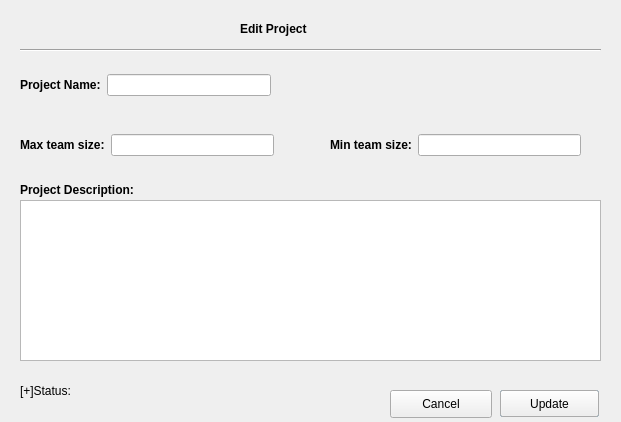
<?xml version="1.0" encoding="UTF-8"?>
<ui version="4.0">
 <class>EditProjectView</class>
 <widget class="QDialog" name="EditProjectView">
  <property name="geometry">
   <rect>
    <x>0</x>
    <y>0</y>
    <width>621</width>
    <height>422</height>
   </rect>
  </property>
  <property name="windowTitle">
   <string>Dialog</string>
  </property>
  <widget class="QLabel" name="label_6">
   <property name="geometry">
    <rect>
     <x>20</x>
     <y>180</y>
     <width>171</width>
     <height>20</height>
    </rect>
   </property>
   <property name="font">
    <font>
     <weight>75</weight>
     <bold>true</bold>
    </font>
   </property>
   <property name="text">
    <string>Project Description:</string>
   </property>
  </widget>
  <widget class="QPushButton" name="createBtn">
   <property name="geometry">
    <rect>
     <x>500</x>
     <y>390</y>
     <width>99</width>
     <height>27</height>
    </rect>
   </property>
   <property name="text">
    <string>Create</string>
   </property>
  </widget>
  <widget class="QWidget" name="layoutWidget_2">
   <property name="geometry">
    <rect>
     <x>20</x>
     <y>130</y>
     <width>254</width>
     <height>30</height>
    </rect>
   </property>
   <layout class="QHBoxLayout" name="horizontalLayout_3">
    <item>
     <widget class="QLabel" name="label">
      <property name="font">
       <font>
        <weight>75</weight>
        <bold>true</bold>
       </font>
      </property>
      <property name="text">
       <string>Max team size:</string>
      </property>
     </widget>
    </item>
    <item>
     <widget class="QLineEdit" name="maxTeamSizeLE"/>
    </item>
   </layout>
  </widget>
  <widget class="QWidget" name="layoutWidget_3">
   <property name="geometry">
    <rect>
     <x>330</x>
     <y>130</y>
     <width>251</width>
     <height>30</height>
    </rect>
   </property>
   <layout class="QHBoxLayout" name="horizontalLayout_4">
    <item>
     <widget class="QLabel" name="label_4">
      <property name="font">
       <font>
        <weight>75</weight>
        <bold>true</bold>
       </font>
      </property>
      <property name="text">
       <string>Min team size:</string>
      </property>
     </widget>
    </item>
    <item>
     <widget class="QLineEdit" name="minTeamSizeLE"/>
    </item>
   </layout>
  </widget>
  <widget class="Line" name="line">
   <property name="geometry">
    <rect>
     <x>20</x>
     <y>40</y>
     <width>581</width>
     <height>20</height>
    </rect>
   </property>
   <property name="orientation">
    <enum>Qt::Horizontal</enum>
   </property>
  </widget>
  <widget class="QPlainTextEdit" name="projectDescription">
   <property name="geometry">
    <rect>
     <x>20</x>
     <y>200</y>
     <width>581</width>
     <height>161</height>
    </rect>
   </property>
  </widget>
  <widget class="QPushButton" name="updateBtn">
   <property name="geometry">
    <rect>
     <x>500</x>
     <y>390</y>
     <width>99</width>
     <height>27</height>
    </rect>
   </property>
   <property name="text">
    <string>Update</string>
   </property>
  </widget>
  <widget class="QWidget" name="layoutWidget_4">
   <property name="geometry">
    <rect>
     <x>20</x>
     <y>70</y>
     <width>251</width>
     <height>30</height>
    </rect>
   </property>
   <layout class="QHBoxLayout" name="horizontalLayout_2">
    <item>
     <widget class="QLabel" name="label_3">
      <property name="font">
       <font>
        <weight>75</weight>
        <bold>true</bold>
       </font>
      </property>
      <property name="text">
       <string>Project Name:</string>
      </property>
     </widget>
    </item>
    <item>
     <widget class="QLineEdit" name="projectNameLE"/>
    </item>
   </layout>
  </widget>
  <widget class="QLabel" name="dialogTitleLbl">
   <property name="geometry">
    <rect>
     <x>240</x>
     <y>20</y>
     <width>101</width>
     <height>17</height>
    </rect>
   </property>
   <property name="font">
    <font>
     <weight>75</weight>
     <bold>true</bold>
    </font>
   </property>
   <property name="text">
    <string>Edit Project</string>
   </property>
  </widget>
  <widget class="QPushButton" name="cancelButton">
   <property name="geometry">
    <rect>
     <x>390</x>
     <y>390</y>
     <width>102</width>
     <height>28</height>
    </rect>
   </property>
   <property name="text">
    <string>Cancel</string>
   </property>
  </widget>
  <widget class="QLabel" name="statusLbl">
   <property name="geometry">
    <rect>
     <x>20</x>
     <y>370</y>
     <width>361</width>
     <height>41</height>
    </rect>
   </property>
   <property name="text">
    <string>[+]Status:</string>
   </property>
  </widget>
 </widget>
 <resources/>
 <connections/>
</ui>
